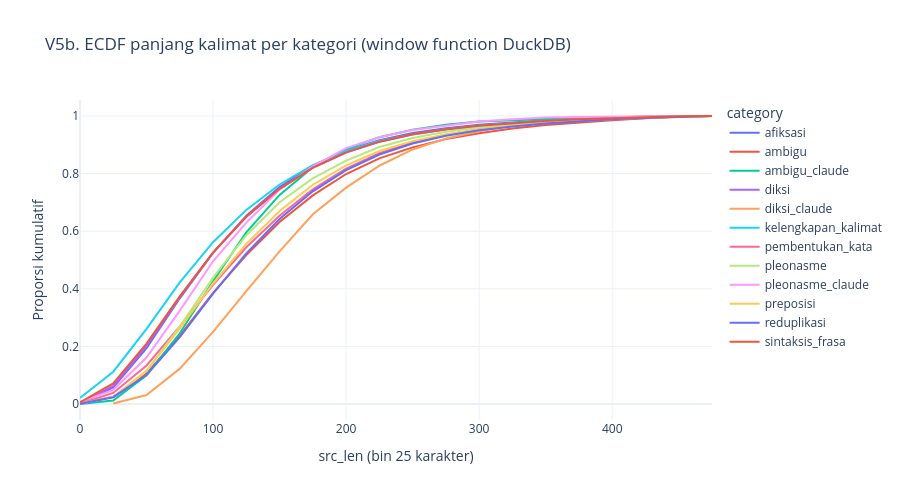

The cell this chart's notebook holds for it:
### Markdown cell above
Sel 20 — Visualisasi 5b: ECDF

### Code cell
fig5b = px.line(ecdf.to_pandas(), x="bin_len", y="cdf", color="category",
                labels={"bin_len": "src_len (bin 25 karakter)", "cdf": "Proporsi kumulatif"},
                title="V5b. ECDF panjang kalimat per kategori (window function DuckDB)")
fig5b.update_layout(height=500, hovermode="x unified")
fig5b.show()

### Figure 1 — Plotly figure (JSON) as saved in the notebook; plotly's stock layout.template omitted (floating-point values rounded to 4 significant figures)
{"data": [{"hovertemplate": "category=afiksasi<br>src_len (bin 25 karakter)=%{x}<br>Proporsi kumulatif=%{y}<extra></extra>", "legendgroup": "afiksasi", "line": {"color": "#636efa", "dash": "solid"}, "marker": {"symbol": "circle"}, "mode": "lines", "name": "afiksasi", "orientation": "v", "showlegend": true, "type": "scatter", "x": [0, 25, 50, 75, 100, 125, 150, 175, 200, 225, 250, 275, 300, 325, 350, 375, 400, 425, 450, 475], "xaxis": "x", "y": [0.003669, 0.05767, 0.1941, 0.3672, 0.5251, 0.6537, 0.7534, 0.8276, 0.8807, 0.9163, 0.9409, 0.9576, 0.9693, 0.9781, 0.9852, 0.9905, 0.9948, 0.9981, 0.9999, 1.0], "yaxis": "y"}, {"hovertemplate": "category=ambigu<br>src_len (bin 25 karakter)=%{x}<br>Proporsi kumulatif=%{y}<extra></extra>", "legendgroup": "ambigu", "line": {"color": "#EF553B", "dash": "solid"}, "marker": {"symbol": "circle"}, "mode": "lines", "name": "ambigu", "orientation": "v", "showlegend": true, "type": "scatter", "x": [0, 25, 50, 75, 100, 125, 150, 175, 200, 225, 250, 275, 300, 325, 350, 375, 400, 425, 450, 475], "xaxis": "x", "y": [0.001764, 0.02527, 0.1064, 0.2377, 0.3859, 0.5175, 0.632, 0.7245, 0.7986, 0.853, 0.8912, 0.9197, 0.9404, 0.9563, 0.9685, 0.9778, 0.9857, 0.9926, 0.9981, 1.0], "yaxis": "y"}, {"hovertemplate": "category=ambigu_claude<br>src_len (bin 25 karakter)=%{x}<br>Proporsi kumulatif=%{y}<extra></extra>", "legendgroup": "ambigu_claude", "line": {"color": "#00cc96", "dash": "solid"}, "marker": {"symbol": "circle"}, "mode": "lines", "name": "ambigu_claude", "orientation": "v", "showlegend": true, "type": "scatter", "x": [0, 25, 50, 75, 100, 125, 150, 175, 200, 225, 250, 275, 300, 325, 350, 375, 400, 425, 450], "xaxis": "x", "y": [0.0002883, 0.01211, 0.1003, 0.2459, 0.4266, 0.5958, 0.7261, 0.8219, 0.8853, 0.9265, 0.9527, 0.97, 0.9807, 0.9862, 0.9899, 0.9934, 0.9948, 0.9974, 1.0], "yaxis": "y"}, {"hovertemplate": "category=diksi<br>src_len (bin 25 karakter)=%{x}<br>Proporsi kumulatif=%{y}<extra></extra>", "legendgroup": "diksi", "line": {"color": "#ab63fa", "dash": "solid"}, "marker": {"symbol": "circle"}, "mode": "lines", "name": "diksi", "orientation": "v", "showlegend": true, "type": "scatter", "x": [0, 25, 50, 75, 100, 125, 150, 175, 200, 225, 250, 275, 300, 325, 350, 375, 400, 425, 450, 475], "xaxis": "x", "y": [0.0005773, 0.06284, 0.2032, 0.3711, 0.5258, 0.6502, 0.7464, 0.8203, 0.8733, 0.9107, 0.9361, 0.9533, 0.9662, 0.9755, 0.9829, 0.9886, 0.9934, 0.9964, 0.9994, 1.0], "yaxis": "y"}, {"hovertemplate": "category=diksi_claude<br>src_len (bin 25 karakter)=%{x}<br>Proporsi kumulatif=%{y}<extra></extra>", "legendgroup": "diksi_claude", "line": {"color": "#FFA15A", "dash": "solid"}, "marker": {"symbol": "circle"}, "mode": "lines", "name": "diksi_claude", "orientation": "v", "showlegend": true, "type": "scatter", "x": [25, 50, 75, 100, 125, 150, 175, 200, 225, 250, 275, 300, 325, 350, 375, 400, 425, 450, 475], "xaxis": "x", "y": [0.002021, 0.03147, 0.123, 0.2509, 0.392, 0.53, 0.6591, 0.7514, 0.8274, 0.8839, 0.9221, 0.9466, 0.9674, 0.9789, 0.9882, 0.9931, 0.9962, 0.9986, 1.0], "yaxis": "y"}, {"hovertemplate": "category=kelengkapan_kalimat<br>src_len (bin 25 karakter)=%{x}<br>Proporsi kumulatif=%{y}<extra></extra>", "legendgroup": "kelengkapan_kalimat", "line": {"color": "#19d3f3", "dash": "solid"}, "marker": {"symbol": "circle"}, "mode": "lines", "name": "kelengkapan_kalimat", "orientation": "v", "showlegend": true, "type": "scatter", "x": [0, 25, 50, 75, 100, 125, 150, 175, 200, 225, 250, 275, 300, 325, 350, 375, 400, 425, 450, 475], "xaxis": "x", "y": [0.0209, 0.1125, 0.2613, 0.4227, 0.5619, 0.6741, 0.7623, 0.8292, 0.8783, 0.9135, 0.9371, 0.9538, 0.966, 0.9752, 0.9823, 0.9879, 0.9923, 0.9956, 0.9985, 1.0], "yaxis": "y"}, {"hovertemplate": "category=pembentukan_kata<br>src_len (bin 25 karakter)=%{x}<br>Proporsi kumulatif=%{y}<extra></extra>", "legendgroup": "pembentukan_kata", "line": {"color": "#FF6692", "dash": "solid"}, "marker": {"symbol": "circle"}, "mode": "lines", "name": "pembentukan_kata", "orientation": "v", "showlegend": true, "type": "scatter", "x": [0, 25, 50, 75, 100, 125, 150, 175, 200, 225, 250, 275, 300, 325, 350, 375, 400, 425, 450, 475], "xaxis": "x", "y": [0.001496, 0.03877, 0.134, 0.27, 0.4142, 0.5442, 0.6538, 0.7451, 0.8171, 0.8711, 0.9087, 0.9348, 0.9538, 0.9667, 0.9761, 0.9832, 0.989, 0.9937, 0.9976, 1.0], "yaxis": "y"}, {"hovertemplate": "category=pleonasme<br>src_len (bin 25 karakter)=%{x}<br>Proporsi kumulatif=%{y}<extra></extra>", "legendgroup": "pleonasme", "line": {"color": "#B6E880", "dash": "solid"}, "marker": {"symbol": "circle"}, "mode": "lines", "name": "pleonasme", "orientation": "v", "showlegend": true, "type": "scatter", "x": [25, 50, 75, 100, 125, 150, 175, 200, 225, 250, 275, 300, 325, 350, 375, 400, 425, 450, 475], "xaxis": "x", "y": [0.02115, 0.1146, 0.2691, 0.4387, 0.5861, 0.7005, 0.7835, 0.845, 0.8923, 0.9234, 0.9455, 0.961, 0.9714, 0.9788, 0.9852, 0.9902, 0.9946, 0.9978, 1.0], "yaxis": "y"}, {"hovertemplate": "category=pleonasme_claude<br>src_len (bin 25 karakter)=%{x}<br>Proporsi kumulatif=%{y}<extra></extra>", "legendgroup": "pleonasme_claude", "line": {"color": "#FF97FF", "dash": "solid"}, "marker": {"symbol": "circle"}, "mode": "lines", "name": "pleonasme_claude", "orientation": "v", "showlegend": true, "type": "scatter", "x": [0, 25, 50, 75, 100, 125, 150, 175, 200, 225, 250, 275, 300, 325, 350, 375, 400, 425, 450], "xaxis": "x", "y": [0.006901, 0.04945, 0.1616, 0.3243, 0.4957, 0.63, 0.7441, 0.8255, 0.8884, 0.9261, 0.9514, 0.9658, 0.981, 0.9885, 0.9948, 0.9968, 0.998, 0.9991, 1.0], "yaxis": "y"}, {"hovertemplate": "category=preposisi<br>src_len (bin 25 karakter)=%{x}<br>Proporsi kumulatif=%{y}<extra></extra>", "legendgroup": "preposisi", "line": {"color": "#FECB52", "dash": "solid"}, "marker": {"symbol": "circle"}, "mode": "lines", "name": "preposisi", "orientation": "v", "showlegend": true, "type": "scatter", "x": [0, 25, 50, 75, 100, 125, 150, 175, 200, 225, 250, 275, 300, 325, 350, 375, 400, 425, 450, 475], "xaxis": "x", "y": [0.0009504, 0.02539, 0.1157, 0.2627, 0.4186, 0.5561, 0.6705, 0.7615, 0.8289, 0.8783, 0.9127, 0.9365, 0.9536, 0.9663, 0.9762, 0.9833, 0.9895, 0.9944, 0.9983, 1.0], "yaxis": "y"}, {"hovertemplate": "category=reduplikasi<br>src_len (bin 25 karakter)=%{x}<br>Proporsi kumulatif=%{y}<extra></extra>", "legendgroup": "reduplikasi", "line": {"color": "#636efa", "dash": "solid"}, "marker": {"symbol": "circle"}, "mode": "lines", "name": "reduplikasi", "orientation": "v", "showlegend": true, "type": "scatter", "x": [0, 25, 50, 75, 100, 125, 150, 175, 200, 225, 250, 275, 300, 325, 350, 375, 400, 425, 450, 475], "xaxis": "x", "y": [0.0006915, 0.02388, 0.1009, 0.2326, 0.3835, 0.5233, 0.6426, 0.7387, 0.8123, 0.8664, 0.9044, 0.9312, 0.9502, 0.9639, 0.974, 0.9818, 0.9884, 0.9932, 0.9972, 1.0], "yaxis": "y"}, {"hovertemplate": "category=sintaksis_frasa<br>src_len (bin 25 karakter)=%{x}<br>Proporsi kumulatif=%{y}<extra></extra>", "legendgroup": "sintaksis_frasa", "line": {"color": "#EF553B", "dash": "solid"}, "marker": {"symbol": "circle"}, "mode": "lines", "name": "sintaksis_frasa", "orientation": "v", "showlegend": true, "type": "scatter", "x": [0, 25, 50, 75, 100, 125, 150, 175, 200, 225, 250, 275, 300, 325, 350, 375, 400, 425, 450, 475], "xaxis": "x", "y": [0.00601, 0.07187, 0.2096, 0.3736, 0.5259, 0.6507, 0.7471, 0.8207, 0.8739, 0.9109, 0.9364, 0.9539, 0.9662, 0.9755, 0.9826, 0.9884, 0.9927, 0.9961, 0.9992, 1.0], "yaxis": "y"}], "layout": {"height": 500, "hovermode": "x unified", "legend": {"title": {"text": "category"}, "tracegroupgap": 0}, "title": {"text": "V5b. ECDF panjang kalimat per kategori (window function DuckDB)"}, "xaxis": {"anchor": "y", "domain": [0, 1], "title": {"text": "src_len (bin 25 karakter)"}}, "yaxis": {"anchor": "x", "domain": [0, 1], "title": {"text": "Proporsi kumulatif"}}}}
